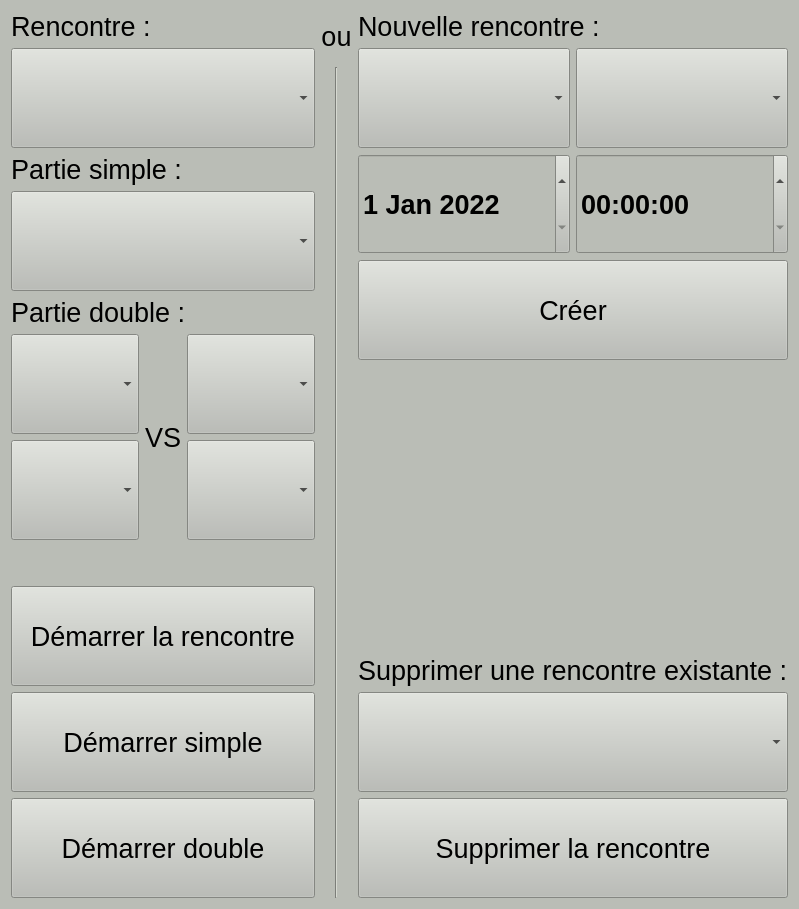
      <widget class="QWidget" name="ecranRencontre">
       <property name="styleSheet">
        <string notr="true">background:rgb(186, 189, 182);</string>
       </property>
       <layout class="QHBoxLayout" name="horizontalLayout_6">
        <item>
         <layout class="QHBoxLayout" name="horizontalLayoutRencontre">
          <item>
           <layout class="QVBoxLayout" name="layoutTournoiExistant">
            <item>
             <widget class="QLabel" name="labelTitreRencontre">
              <property name="enabled">
               <bool>true</bool>
              </property>
              <property name="sizePolicy">
               <sizepolicy hsizetype="Preferred" vsizetype="Preferred">
                <horstretch>0</horstretch>
                <verstretch>0</verstretch>
               </sizepolicy>
              </property>
              <property name="maximumSize">
               <size>
                <width>16777215</width>
                <height>50</height>
               </size>
              </property>
              <property name="font">
               <font>
                <pointsize>20</pointsize>
               </font>
              </property>
              <property name="layoutDirection">
               <enum>Qt::LeftToRight</enum>
              </property>
              <property name="text">
               <string>Rencontre :</string>
              </property>
              <property name="alignment">
               <set>Qt::AlignLeading|Qt::AlignLeft|Qt::AlignVCenter</set>
              </property>
             </widget>
            </item>
            <item>
             <widget class="QComboBox" name="comboBoxListeRencontres">
              <property name="enabled">
               <bool>true</bool>
              </property>
              <property name="sizePolicy">
               <sizepolicy hsizetype="Minimum" vsizetype="Maximum">
                <horstretch>0</horstretch>
                <verstretch>0</verstretch>
               </sizepolicy>
              </property>
              <property name="minimumSize">
               <size>
                <width>0</width>
                <height>100</height>
               </size>
              </property>
              <property name="maximumSize">
               <size>
                <width>16777215</width>
                <height>16777215</height>
               </size>
              </property>
              <property name="sizeIncrement">
               <size>
                <width>0</width>
                <height>0</height>
               </size>
              </property>
              <property name="font">
               <font>
                <pointsize>20</pointsize>
               </font>
              </property>
             </widget>
            </item>
            <item>
             <widget class="QLabel" name="labelTitrePartieSimple">
              <property name="font">
               <font>
                <pointsize>20</pointsize>
               </font>
              </property>
              <property name="text">
               <string>Partie simple :</string>
              </property>
             </widget>
            </item>
            <item>
             <widget class="QComboBox" name="comboBoxListePartiesSimples">
              <property name="minimumSize">
               <size>
                <width>0</width>
                <height>100</height>
               </size>
              </property>
              <property name="font">
               <font>
                <pointsize>20</pointsize>
               </font>
              </property>
             </widget>
            </item>
            <item>
             <widget class="QLabel" name="labelTitrePartieDouble">
              <property name="font">
               <font>
                <pointsize>20</pointsize>
               </font>
              </property>
              <property name="text">
               <string>Partie double :</string>
              </property>
             </widget>
            </item>
            <item>
             <layout class="QHBoxLayout" name="layoutPartieDouble">
              <item>
               <layout class="QVBoxLayout" name="layoutPartieDoubleClubA">
                <item>
                 <widget class="QComboBox" name="comboBoxListeJoueurA">
                  <property name="minimumSize">
                   <size>
                    <width>0</width>
                    <height>100</height>
                   </size>
                  </property>
                  <property name="font">
                   <font>
                    <pointsize>20</pointsize>
                   </font>
                  </property>
                 </widget>
                </item>
                <item>
                 <widget class="QComboBox" name="comboBoxListeJoueurB">
                  <property name="minimumSize">
                   <size>
                    <width>0</width>
                    <height>100</height>
                   </size>
                  </property>
                  <property name="font">
                   <font>
                    <pointsize>20</pointsize>
                   </font>
                  </property>
                 </widget>
                </item>
               </layout>
              </item>
              <item>
               <widget class="QLabel" name="labelVs">
                <property name="font">
                 <font>
                  <pointsize>20</pointsize>
                 </font>
                </property>
                <property name="text">
                 <string>VS</string>
                </property>
                <property name="alignment">
                 <set>Qt::AlignCenter</set>
                </property>
               </widget>
              </item>
              <item>
               <layout class="QVBoxLayout" name="layoutPartieDoubleClubW">
                <item>
                 <widget class="QComboBox" name="comboBoxListeJoueurW">
                  <property name="minimumSize">
                   <size>
                    <width>0</width>
                    <height>100</height>
                   </size>
                  </property>
                  <property name="font">
                   <font>
                    <pointsize>20</pointsize>
                   </font>
                  </property>
                 </widget>
                </item>
                <item>
                 <widget class="QComboBox" name="comboBoxListeJoueurX">
                  <property name="minimumSize">
                   <size>
                    <width>0</width>
                    <height>100</height>
                   </size>
                  </property>
                  <property name="font">
                   <font>
                    <pointsize>20</pointsize>
                   </font>
                  </property>
                 </widget>
                </item>
               </layout>
              </item>
             </layout>
            </item>
            <item>
             <spacer name="verticalSpacer_4">
              <property name="orientation">
               <enum>Qt::Vertical</enum>
              </property>
              <property name="sizeHint" stdset="0">
               <size>
                <width>20</width>
                <height>40</height>
               </size>
              </property>
             </spacer>
            </item>
            <item>
             <widget class="QPushButton" name="buttonSelectionnerRencontre">
              <property name="minimumSize">
               <size>
                <width>0</width>
                <height>100</height>
               </size>
              </property>
              <property name="font">
               <font>
                <pointsize>20</pointsize>
               </font>
              </property>
              <property name="text">
               <string>Démarrer la rencontre</string>
              </property>
             </widget>
            </item>
            <item>
             <widget class="QPushButton" name="buttonSelectionnerRencontreSimple">
              <property name="minimumSize">
               <size>
                <width>0</width>
                <height>100</height>
               </size>
              </property>
              <property name="font">
               <font>
                <pointsize>20</pointsize>
               </font>
              </property>
              <property name="text">
               <string>Démarrer simple</string>
              </property>
             </widget>
            </item>
            <item>
             <widget class="QPushButton" name="buttonSelectionnerRencontreDouble">
              <property name="minimumSize">
               <size>
                <width>0</width>
                <height>100</height>
               </size>
              </property>
              <property name="font">
               <font>
                <pointsize>20</pointsize>
               </font>
              </property>
              <property name="text">
               <string>Démarrer double</string>
              </property>
             </widget>
            </item>
           </layout>
          </item>
          <item>
           <layout class="QVBoxLayout" name="layoutCentral_2">
            <item>
             <widget class="QLabel" name="label_2">
              <property name="maximumSize">
               <size>
                <width>16777215</width>
                <height>50</height>
               </size>
              </property>
              <property name="font">
               <font>
                <pointsize>20</pointsize>
               </font>
              </property>
              <property name="text">
               <string>ou</string>
              </property>
              <property name="alignment">
               <set>Qt::AlignCenter</set>
              </property>
             </widget>
            </item>
            <item>
             <layout class="QHBoxLayout" name="horizontalLayout_5">
              <item>
               <widget class="Line" name="line">
                <property name="lineWidth">
                 <number>1</number>
                </property>
                <property name="orientation">
                 <enum>Qt::Vertical</enum>
                </property>
               </widget>
              </item>
             </layout>
            </item>
           </layout>
          </item>
          <item>
           <layout class="QVBoxLayout" name="layoutNouveauTournoi">
            <item>
             <widget class="QLabel" name="labelTitreNouvelleRencontre">
              <property name="maximumSize">
               <size>
                <width>16777215</width>
                <height>50</height>
               </size>
              </property>
              <property name="font">
               <font>
                <pointsize>20</pointsize>
               </font>
              </property>
              <property name="text">
               <string>Nouvelle rencontre :</string>
              </property>
              <property name="alignment">
               <set>Qt::AlignLeading|Qt::AlignLeft|Qt::AlignVCenter</set>
              </property>
             </widget>
            </item>
            <item>
             <layout class="QHBoxLayout" name="horizontalLayout_2">
              <item>
               <widget class="QComboBox" name="comboBoxChoixClubA">
                <property name="minimumSize">
                 <size>
                  <width>0</width>
                  <height>100</height>
                 </size>
                </property>
                <property name="font">
                 <font>
                  <pointsize>20</pointsize>
                 </font>
                </property>
               </widget>
              </item>
              <item>
               <widget class="QComboBox" name="comboBoxChoixClubW">
                <property name="minimumSize">
                 <size>
                  <width>0</width>
                  <height>100</height>
                 </size>
                </property>
                <property name="font">
                 <font>
                  <pointsize>20</pointsize>
                 </font>
                </property>
               </widget>
              </item>
             </layout>
            </item>
            <item>
             <layout class="QHBoxLayout" name="horizontalLayout_4">
              <item>
               <widget class="QDateEdit" name="dateEdit">
                <property name="minimumSize">
                 <size>
                  <width>0</width>
                  <height>100</height>
                 </size>
                </property>
                <property name="sizeIncrement">
                 <size>
                  <width>0</width>
                  <height>0</height>
                 </size>
                </property>
                <property name="baseSize">
                 <size>
                  <width>0</width>
                  <height>0</height>
                 </size>
                </property>
                <property name="font">
                 <font>
                  <pointsize>20</pointsize>
                  <weight>75</weight>
                  <bold>true</bold>
                 </font>
                </property>
                <property name="focusPolicy">
                 <enum>Qt::WheelFocus</enum>
                </property>
                <property name="buttonSymbols">
                 <enum>QAbstractSpinBox::UpDownArrows</enum>
                </property>
                <property name="dateTime">
                 <datetime>
                  <hour>0</hour>
                  <minute>0</minute>
                  <second>0</second>
                  <year>2022</year>
                  <month>1</month>
                  <day>1</day>
                 </datetime>
                </property>
               </widget>
              </item>
              <item>
               <widget class="QTimeEdit" name="timeEdit">
                <property name="minimumSize">
                 <size>
                  <width>0</width>
                  <height>100</height>
                 </size>
                </property>
                <property name="font">
                 <font>
                  <pointsize>20</pointsize>
                  <weight>75</weight>
                  <bold>true</bold>
                 </font>
                </property>
               </widget>
              </item>
             </layout>
            </item>
            <item>
             <layout class="QHBoxLayout" name="horizontalLayout_3">
              <item>
               <widget class="QPushButton" name="buttonCreerRencontre">
                <property name="minimumSize">
                 <size>
                  <width>0</width>
                  <height>100</height>
                 </size>
                </property>
                <property name="font">
                 <font>
                  <pointsize>20</pointsize>
                 </font>
                </property>
                <property name="text">
                 <string>Créer</string>
                </property>
               </widget>
              </item>
             </layout>
            </item>
            <item>
             <spacer name="verticalSpacer_5">
              <property name="orientation">
               <enum>Qt::Vertical</enum>
              </property>
              <property name="sizeHint" stdset="0">
               <size>
                <width>20</width>
                <height>40</height>
               </size>
              </property>
             </spacer>
            </item>
            <item>
             <layout class="QVBoxLayout" name="verticalLayout_3">
              <item>
               <widget class="QLabel" name="labelSupprimerRencontre">
                <property name="maximumSize">
                 <size>
                  <width>16777215</width>
                  <height>50</height>
                 </size>
                </property>
                <property name="font">
                 <font>
                  <pointsize>20</pointsize>
                 </font>
                </property>
                <property name="text">
                 <string>Supprimer une rencontre existante :</string>
                </property>
               </widget>
              </item>
              <item>
               <widget class="QComboBox" name="comboBoxListeRencontresASupprimer">
                <property name="minimumSize">
                 <size>
                  <width>0</width>
                  <height>100</height>
                 </size>
                </property>
                <property name="font">
                 <font>
                  <pointsize>20</pointsize>
                 </font>
                </property>
               </widget>
              </item>
              <item>
               <widget class="QPushButton" name="buttonSupprimerRencontre">
                <property name="minimumSize">
                 <size>
                  <width>0</width>
                  <height>100</height>
                 </size>
                </property>
                <property name="font">
                 <font>
                  <pointsize>20</pointsize>
                 </font>
                </property>
                <property name="text">
                 <string>Supprimer la rencontre</string>
                </property>
               </widget>
              </item>
             </layout>
            </item>
           </layout>
          </item>
         </layout>
        </item>
       </layout>
      </widget>
